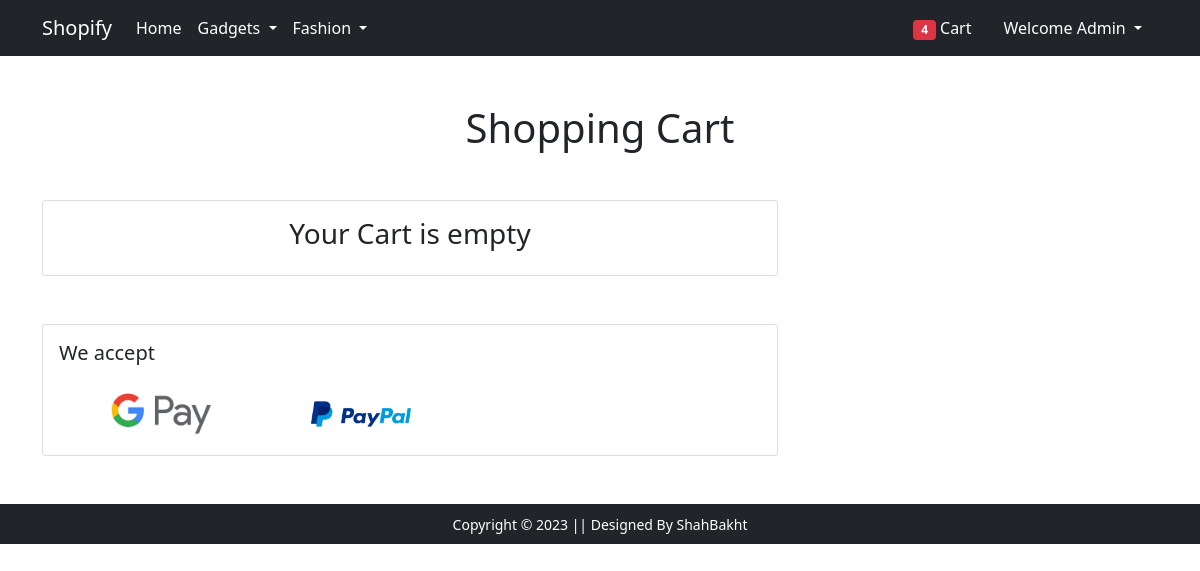
/shopping-cart (signed in), run on an earlier commit of the app's database.
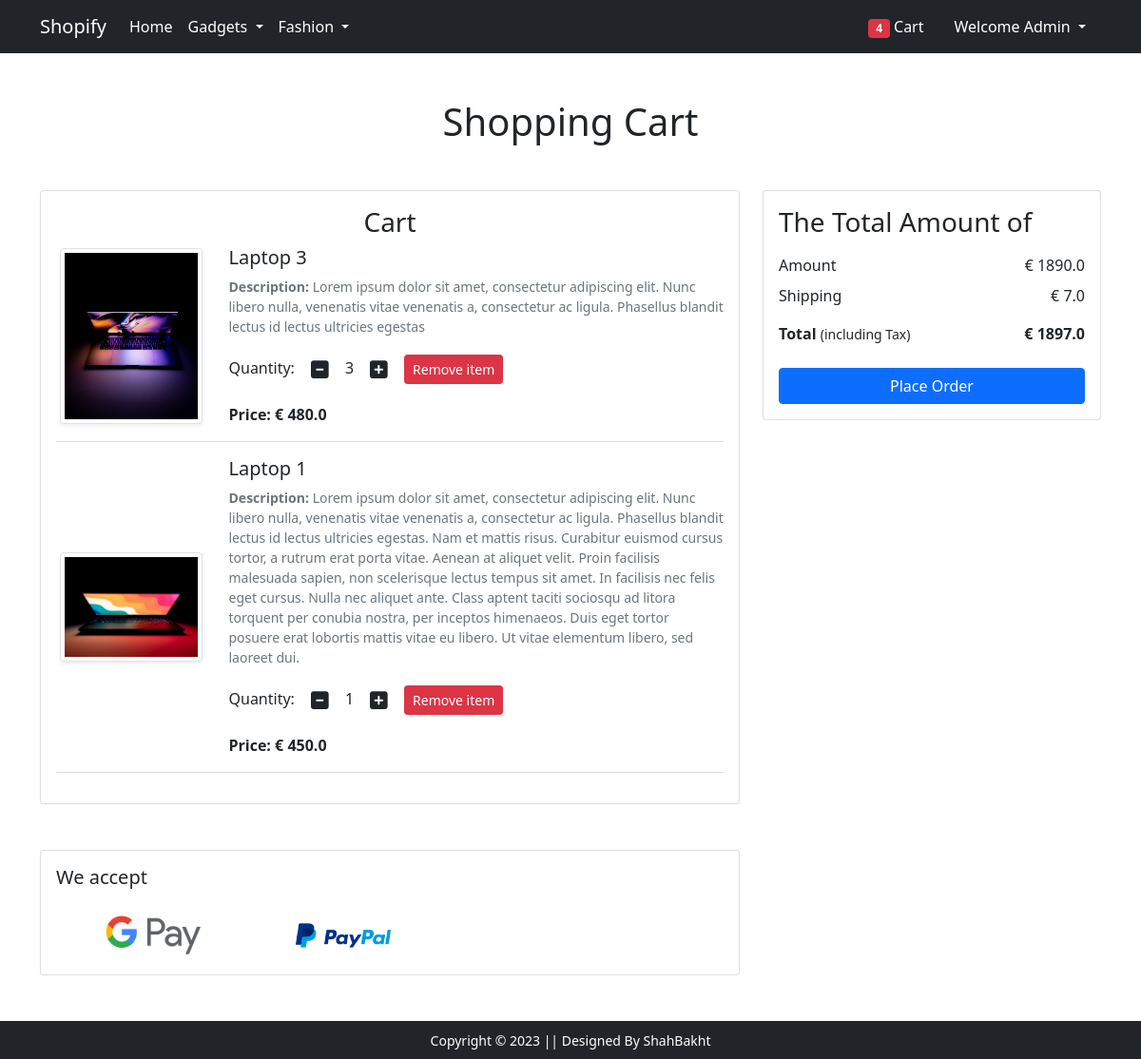
And on a later commit of the database.
### main/models.py (models this page shows, shortened)
class ShoppingCart(models.Model):
  product = models.ForeignKey(Product, on_delete=models.CASCADE, related_name='cart_products')
  user = models.ForeignKey(User, on_delete=models.CASCADE, related_name='cart_items')
  quantity = models.IntegerField(default=1)
  class Meta:
    unique_together = ('product', 'user')

class Product(models.Model):
  title = models.CharField(max_length=100)
  description = models.TextField()
  selling_price = models.FloatField()
  discounted_price = models.FloatField()
  brand = models.CharField(max_length=100)
  category = models.CharField(choices=CATEGORIES, max_length=50)
  product_image = models.ImageField(upload_to='products_images')

### main/views.py (the view)
# urls.py: path('shopping-cart', views.shopping_cart, name="shopping_cart"),
@login_required(login_url='login')
def shopping_cart(request):
  cart_items = request.user.cart_items.all()
  amount_without_shipping, amount_with_shipping, shipping = calulate_cart_amount(cart_items)
  context = {
    'cart_items': cart_items,
    'amount_without_shipping': amount_without_shipping,
    'amount_with_shipping': amount_with_shipping,
    'shipping': shipping
  }
  template_name = 'main/shopping_cart.html'
  return render(request, template_name, context)

### main/views.py (called while the page is built)
def calulate_cart_amount(cart_items):
  amount_without_shipping = 0
  for item in cart_items:
    amount_without_shipping += (item.product.discounted_price * item.quantity)
  shipping = 7.0
  amount_with_shipping = amount_without_shipping + shipping
  return float(amount_without_shipping), float(amount_with_shipping), float(shipping)

### main/templates/main/shopping_cart.html (shortened to what this page needs)
{% extends 'main/base.html' %}
{% load static %}
{% block main-content %}
<div class="container my-5">
 <div class="row">
  <h1 class="text-center mb-5">Shopping Cart</h1>
  <div class="col-sm-8">
  <div class="card">
   <div class="card-body">
     {% if cart_items %}
      <h3 class="text-center">Cart</h3>
      {% for item in cart_items %}
      <div class="row my-2">
      <div class="col-sm-3 text-center align-self-center"> <img src="{{ item.product.product_image.url }}" alt="" srcset="" class="img-fluid img-thumbnail shadow-sm" height="150" width="150"></div>
      <div class="col-sm-9">
        <div>
        <h5>{{ item.product.title }}</h5>
        <p class="mb-2 text-muted small"><strong>Description:</strong> {{ item.product.description }}</p>
        <div class="my-3" id="action-buttons">
          <label for="quantity">Quantity:</label>
          <a class="minus-cart btn"><i class="fas fa-minus-square fa-lg"></i></a>
            <span id="quantity">{{item.quantity}}</span>
          <a class="plus-cart btn"><i class="fas fa-plus-square fa-lg"></i></a>
          <a class="remove-cart-item btn btn-sm btn-danger mr-3">Remove item </a>
        </div>
        <div class="d-flex justify-content-between">
          <p class="mb-0"><span><strong>Price: € {{ item.product.discounted_price }}</strong></span></p>
        </div>
        </div>
      </div>
      </div>
      <hr class="text-muted">
      {% endfor %}
    {% else %}
      <h3 class="text-center">Your Cart is empty</h3>
    {% endif %}
   </div>
   </div>
  </div>
  {% if cart_items %}
    <div class="col-sm-4">
    <div class="card">
      <div class="card-body">
        <h3>The Total Amount of</h3>
        <ul class="list-group">
        <li class="list-group-item d-flex justify-content-between align-items-center border-0 px-0 pb-0">Amount<span id="amount_without_shipping">€ {{ amount_without_shipping }}</span></li>
        <li class="list-group-item d-flex justify-content-between align-items-center border-0 px-0">Shipping<span id="shipping">€ {{ shipping }}</span></li>
        <li class="list-group-item d-flex justify-content-between align-items-center border-0 px-0 mb-3">
          <div>
            <strong>Total</strong> <small>(including Tax)</small>
          </div>
          <span><strong id="amount_with_shipping">€ {{ amount_with_shipping }}</strong></span>
        </li>
        </ul>
        <div class="d-grid"><a href="{% url 'checkout' %}" class="btn btn-primary">Place Order</a></div>
      </div>
    </div>
    </div>
  {% endif %}
 </div>
</div>
<div class="container">
 <div class="row">
  <div class="col-sm-8">
   <div class="card">
    <div class="card-body">
      <h5 class="mb-4">We accept</h5>
      <img src="{% static 'main/images/payment_methods/google_pay.png' %}" alt="" class="mx-5" width="100px"">
      <img src="{% static 'main/images/payment_methods/paypal.png' %}" alt="" class="mx-5" width="100px"">
    </div>
  </div>
  </div>
 </div>
</div>
{% endblock main-content %}

### main/templates/main/base.html (shortened to what this page needs)
<!doctype html>
{% load static %}
<html lang="en">
  <head>
    <link href="https://cdn.jsdelivr.net/npm/bootstrap@5.0.0-beta1/dist/css/bootstrap.min.css" rel="stylesheet">
    <link rel="stylesheet" href="{% static 'main/css/owl.carousel.min.css' %}">
    <link rel="stylesheet" href="{% static 'main/css/all.min.css' %}">
    <link rel="stylesheet" href="{% static 'main/css/style.css' %}">
  </head>
  <body>
    <nav class="navbar navbar-expand-lg navbar-dark bg-dark">
     <div class="container">
       <a class="navbar-brand" href="/">Shopify</a>
       <div class="collapse navbar-collapse" id="navbarSupportedContent">
         <ul class="navbar-nav me-auto mb-2 mb-lg-0">
           <li class="nav-item">
             <a class="nav-link active" aria-current="page" href="/">Home</a>
           </li>
           <li class="nav-item dropdown">
             <a class="nav-link dropdown-toggle text-white" href="#" id="electronicsDropdown" role="button" data-bs-toggle="dropdown" aria-expanded="false">
               Gadgets
             </a>
           </li>
           <li class="nav-item dropdown">
             <a class="nav-link dropdown-toggle text-white" href="#" id="fashionDropdown" role="button" data-bs-toggle="dropdown" aria-expanded="false">
               Fashion
             </a>
           </li>
         </ul>
         <div>
          <ul class="navbar-nav me-auto mb-2 mb-lg-0">
            <li class="nav-item mx-2">
              <a href="{% url 'shopping_cart' %}" class="nav-link text-white"><span class="badge bg-danger">4</span> Cart </a>
            </li>
          {% if request.user.is_authenticated %}
            <li class="nav-item dropdown mx-2">
              <a class="nav-link dropdown-toggle text-white" href="#" id="profileDropdown" role="button" data-bs-toggle="dropdown" aria-expanded="false">
                Welcome {{ request.user.username | capfirst }}
              </a>
            </li>
          {% endif %}
          </ul>
         </div>
       </div>
     </div>
    </nav>
    {% block main-content %} {% endblock main-content %}
    <footer class="container-fluid bg-dark text-center p-2 mt-5">
        <small class="text-white">Copyright &copy; 2023 || Designed By ShahBakht</small>
    </footer>
  </body>
</html>

What changed in the data, as far as the page shows it:
added ShoppingCart: product.product_image (picture), product "Laptop 3", product.description "Lorem ipsum dolor sit amet, consectetur adipiscing elit. Nunc libero nulla, venenatis vitae venenatis a, consectetur ac ligula. Phasellus blandit lectus id lectus ultricies egestas", quantity "3", product.discounted_price "480.0"
added ShoppingCart: product.product_image (picture), product "Laptop 1", product.description "Lorem ipsum dolor sit amet, consectetur adipiscing elit. Nunc libero nulla, venenatis vitae venenatis a, consectetur ac ligula. Phasellus blandit lectus id lectus ultricies egestas. Nam et mattis risus. Curabitur euismod cursus tortor, a rutrum erat porta vitae. Aenean at aliquet velit. Proin facilisis malesuada sapien, non scelerisque lectus tempus sit amet. In facilisis nec felis eget cursus. Nulla nec aliquet ante. Class aptent taciti sociosqu ad litora torquent per conubia nostra, per inceptos himenaeos. Duis eget tortor posuere erat lobortis mattis vitae eu libero. Ut vitae elementum libero, sed laoreet dui.", quantity "1", product.discounted_price "450.0"
Also different on the page:
{{ amount_without_shipping }}: (not shown) → "1890.0"
{{ shipping }}: (not shown) → "7.0"
{{ amount_with_shipping }}: (not shown) → "1897.0"
text no longer shown: "Your Cart is empty"
text now shown: "Cart The Total Amount of Amount € Shipping € Total (including Tax) € Place Order"
